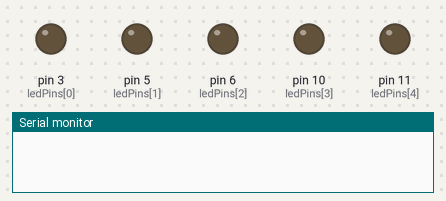
A sketch run on a simulated Arduino Uno, built with avr-gcc and run on an emulated ATmega328P. On the bench: output pins drawn as LEDs (lit = HIGH), the last lines printed to the serial monitor.

Above: at 0.05 s.
At 0.15 s:
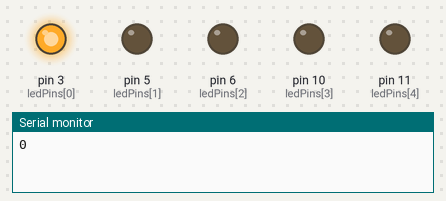
At 0.55 s:
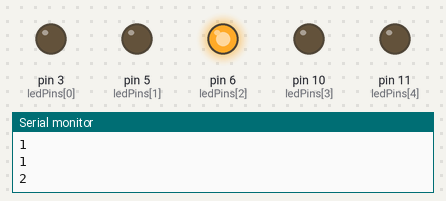
At 1.36 s:
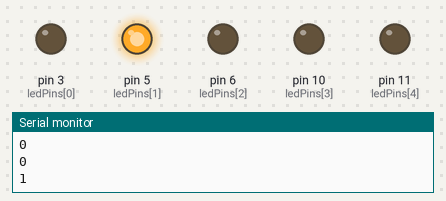
At 1.97 s:
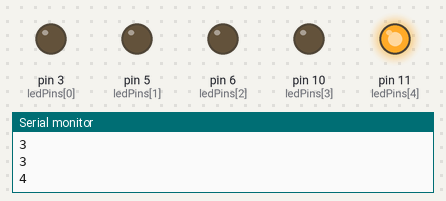
At 2.77 s:
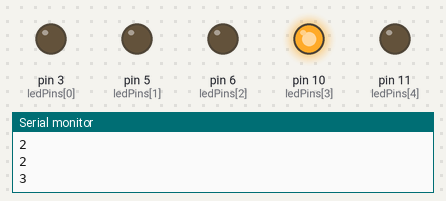
Timing chart, 0 to 3.1 s (numbered marks = the images above):
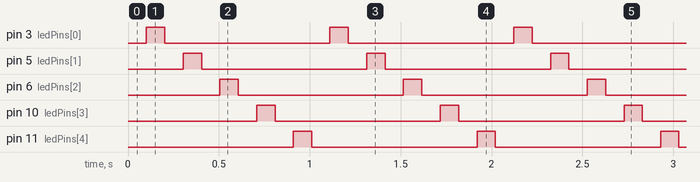

Measured:
- by itself, pin 3 (ledPins[0]), pin 5 (ledPins[1]), pin 6 (ledPins[2]), pin 10 (ledPins[3]), pin 11 (ledPins[4]): alternates HIGH for 0.10 s and LOW for 0.91 s
- by itself, everything shown: repeats every 1.0 s, in 10 steps

The sketch:

step5.ino
```cpp
//LETS USE A MILLIS() TIMER WITH MORE THAN ONE LED

int ledPins[] = {3, 5, 6, 10, 11}; //an array can be thought of as a list. Instead of having multiple variables. I can store multiple values inside of one variable and reference that value's position in the list. Note that the first element in the array is at position zero.
unsigned long prevMillis = 0;
int interval = 100;
boolean ledState = true;
int currentLED = 0; //declare and initialize a variable to determine which LED is currently illuminated

void setup() {
  Serial.begin(9600);
  for (int i = 0; i < 5; i++){ //see explanation of for loops in step4.ino in this repo
    pinMode(ledPins[i], OUTPUT);
  }
}

void loop() {
    if (currentLED > 4){ //this conditional statment will reset the value of the currentLED variable to 0 if it ever goes beyond 4. We will be cycling from 0 to 4 to select elements from our array of pins connected to LEDs
      currentLED = 0; //reset the value to zero
    }
    if (millis()-prevMillis > interval){ //millis() timer to repeat after the value of interval in milliseconds
      digitalWrite(ledPins[currentLED], ledState); //select one of the LEDs in our array based on the value of the currentLED variable and turn it on or off with a toggled boolean variable
            Serial.println(currentLED); //print the current LED address to serial
      prevMillis = millis(); //reset timer
      if (ledState == false){ //if the current LED has been turned off, now we can move on to the next LED in the array
        currentLED++; //increment currentLED variable
      }
      ledState = !ledState; //toggle the boolean variable so that on the next loop, the next LED will be turned on
    }
}
```
